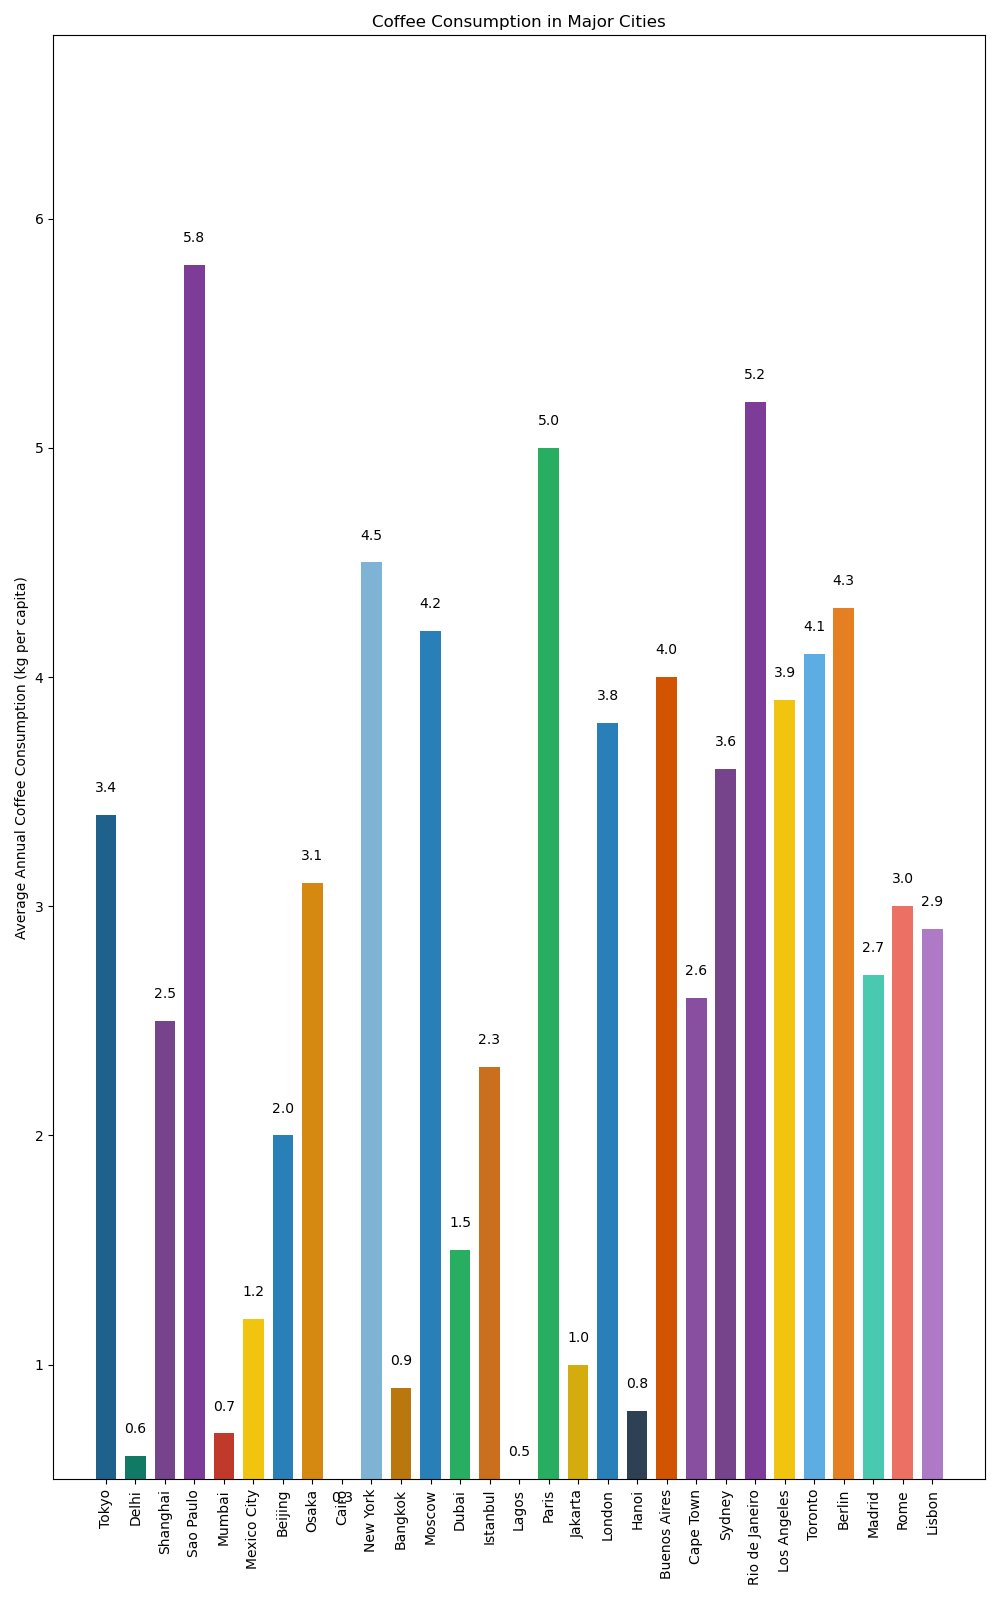

This figure's Python source:

import matplotlib.pyplot as plt

# Data
cities = ['Tokyo', 'Delhi', 'Shanghai', 'Sao Paulo', 'Mumbai', 'Mexico City',
          'Beijing', 'Osaka', 'Cairo', 'New York', 'Bangkok', 'Moscow',
          'Dubai', 'Istanbul', 'Lagos', 'Paris', 'Jakarta', 'London',
          'Hanoi', 'Buenos Aires', 'Cape Town', 'Sydney', 'Rio de Janeiro',
          'Los Angeles', 'Toronto', 'Berlin', 'Madrid', 'Rome', 'Lisbon']
coffee_consumption = [3.4, 0.6, 2.5, 5.8, 0.7, 1.2, 2.0, 3.1, 0.3, 4.5, 0.9, 4.2,
                      1.5, 2.3, 0.5, 5.0, 1.0, 3.8, 0.8, 4.0, 2.6, 3.6, 5.2, 3.9, 
                      4.1, 4.3, 2.7, 3.0, 2.9]

# Modify the color scheme using specific color codes
colors = ['#1F618D', '#117A65', '#76448A', '#7D3C98', '#C0392B',
          '#F1C40F', '#2980B9', '#D68910', '#16A085', '#7FB3D5',
          '#B9770E', '#2980B9', '#27AE60', '#CA6F1E', '#8E44AD',
          '#27AE60', '#D4AC0D', '#2980B9', '#2E4053', '#D35400',
          '#884EA0', '#76448A', '#7D3C98', '#F1C40F', '#5DADE2',
          '#E67E22', '#48C9B0', '#EC7063', '#AF7AC5', '#52BE80']

# Change width of bars
bar_width = 0.7

# Change width and height of the chart
plt.figure(figsize=(10, 16))

# Change the direction of chart (vertical bar chart)
plt.bar(x=cities, height=coffee_consumption, color=colors, width=bar_width)

# Add text labels to bars
for i, coffee in enumerate(coffee_consumption):
    plt.text(i, coffee + 0.1, str(coffee), ha='center')

# Change the topic, headline, and data type of the chart
plt.ylabel('Average Annual Coffee Consumption (kg per capita)')
plt.title('Coffee Consumption in Major Cities')

# Set y-axis limits to start from a specific value
plt.ylim(0.5, max(coffee_consumption) + 1)  # Starting y-axis from 0.5

# Rotate the x-axis labels for better readability
plt.xticks(rotation=90)

# Show the plot
plt.tight_layout()
plt.show()
